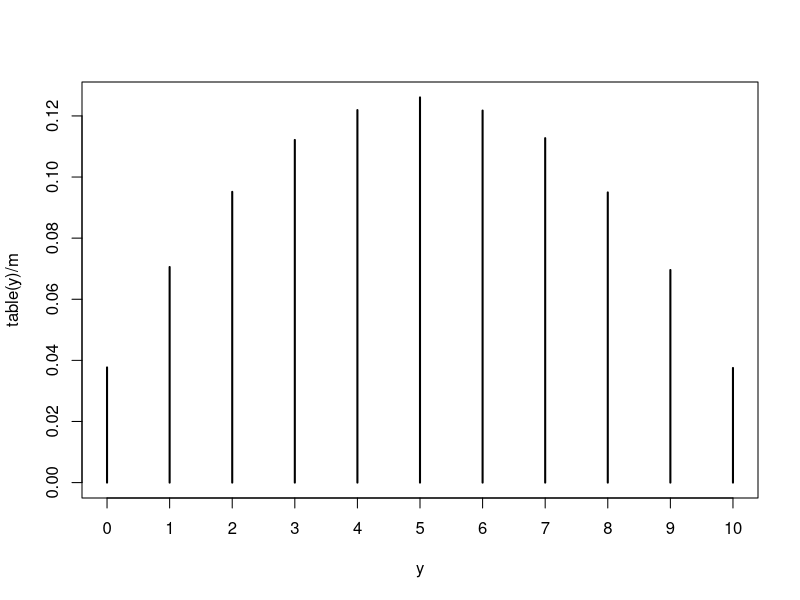

R code for this plot:
# 1. Simulate phi_i from Beta(2,2)
# 2. Simulate y_i from Binom(10, phi_i)

m = 1e5

y = numeric(m)
phi = numeric(m)

#avoid using loops if possible
for (i in 1:m){
    phi[i] = rbeta(1, shape1=2.0, shape2=2.0)
    y[i] = rbinom(1, size=10, prob=phi[i])
}

#conditional on phi, y follows a binomial dist 
phi = rbeta(m, shape1=2.0, shape2=2.0)
y = rbinom(m, size=10, prob=phi)

table(y) / m
#approximation of marginal distribution of y = beta binomial 
plot(table(y)/m)

#estimation of the expectation
mean(y)
